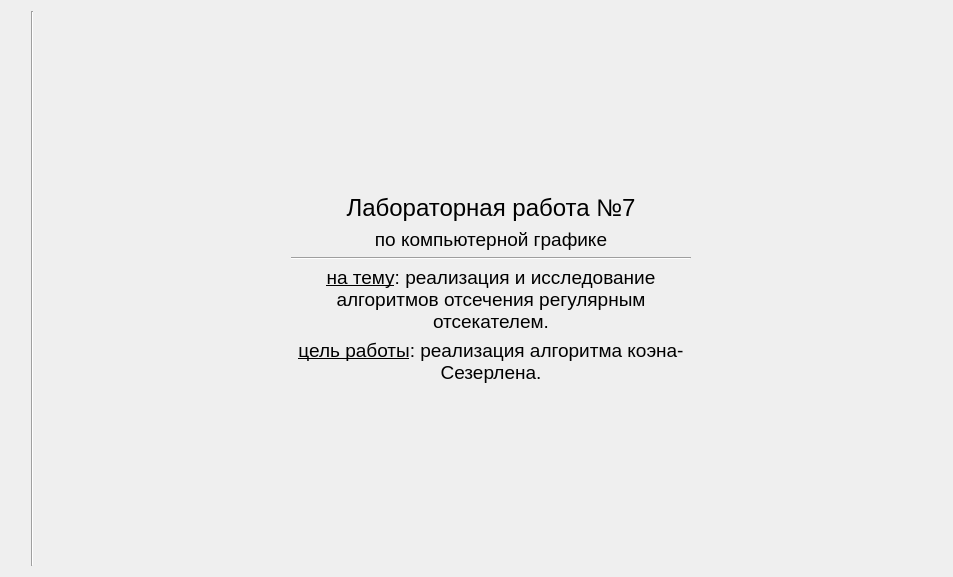
<?xml version="1.0" encoding="UTF-8"?>
<ui version="4.0">
 <class>MainWindowClass</class>
 <widget class="QMainWindow" name="MainWindowClass">
  <property name="geometry">
   <rect>
    <x>0</x>
    <y>0</y>
    <width>953</width>
    <height>577</height>
   </rect>
  </property>
  <property name="windowTitle">
   <string>MainWindow</string>
  </property>
  <widget class="QWidget" name="centralWidget">
   <layout class="QGridLayout" name="gridLayout">
    <item row="0" column="1">
     <widget class="Line" name="line">
      <property name="orientation">
       <enum>Qt::Vertical</enum>
      </property>
     </widget>
    </item>
    <item row="0" column="0">
     <layout class="QVBoxLayout" name="buttonsList">
      <item>
       <spacer name="spacer">
        <property name="orientation">
         <enum>Qt::Vertical</enum>
        </property>
        <property name="sizeHint" stdset="0">
         <size>
          <width>20</width>
          <height>40</height>
         </size>
        </property>
       </spacer>
      </item>
     </layout>
    </item>
    <item row="0" column="2">
     <widget class="QStackedWidget" name="stackedWidget">
      <property name="currentIndex">
       <number>0</number>
      </property>
      <widget class="QWidget" name="homePage">
       <layout class="QGridLayout" name="gridLayout_2">
        <item row="1" column="2">
         <spacer name="horizontalSpacer_2">
          <property name="orientation">
           <enum>Qt::Horizontal</enum>
          </property>
          <property name="sizeHint" stdset="0">
           <size>
            <width>40</width>
            <height>20</height>
           </size>
          </property>
         </spacer>
        </item>
        <item row="0" column="1">
         <spacer name="verticalSpacer_2">
          <property name="orientation">
           <enum>Qt::Vertical</enum>
          </property>
          <property name="sizeHint" stdset="0">
           <size>
            <width>20</width>
            <height>40</height>
           </size>
          </property>
         </spacer>
        </item>
        <item row="1" column="0">
         <spacer name="horizontalSpacer">
          <property name="orientation">
           <enum>Qt::Horizontal</enum>
          </property>
          <property name="sizeHint" stdset="0">
           <size>
            <width>40</width>
            <height>20</height>
           </size>
          </property>
         </spacer>
        </item>
        <item row="2" column="1">
         <spacer name="verticalSpacer_3">
          <property name="orientation">
           <enum>Qt::Vertical</enum>
          </property>
          <property name="sizeHint" stdset="0">
           <size>
            <width>20</width>
            <height>40</height>
           </size>
          </property>
         </spacer>
        </item>
        <item row="1" column="1">
         <layout class="QVBoxLayout" name="verticalLayout_2">
          <item>
           <widget class="QLabel" name="label_3">
            <property name="font">
             <font>
              <pointsize>18</pointsize>
             </font>
            </property>
            <property name="text">
             <string>Лабораторная работа №7</string>
            </property>
            <property name="alignment">
             <set>Qt::AlignCenter</set>
            </property>
           </widget>
          </item>
          <item>
           <widget class="QLabel" name="label_4">
            <property name="font">
             <font>
              <pointsize>14</pointsize>
              <weight>50</weight>
              <bold>false</bold>
             </font>
            </property>
            <property name="text">
             <string>по компьютерной графике</string>
            </property>
            <property name="alignment">
             <set>Qt::AlignCenter</set>
            </property>
           </widget>
          </item>
          <item>
           <widget class="Line" name="line2">
            <property name="orientation">
             <enum>Qt::Horizontal</enum>
            </property>
           </widget>
          </item>
          <item>
           <widget class="QLabel" name="label_5">
            <property name="text">
             <string>&lt;html&gt;&lt;head/&gt;&lt;body&gt;&lt;p align=&quot;center&quot;&gt;&lt;span style=&quot; font-size:14pt; text-decoration: underline;&quot;&gt;на тему&lt;/span&gt;&lt;span style=&quot; font-size:14pt;&quot;&gt;: реализация и исследование алгоритмов отсечения регулярным отсекателем.&lt;/span&gt;&lt;/p&gt;&lt;/body&gt;&lt;/html&gt;</string>
            </property>
            <property name="scaledContents">
             <bool>false</bool>
            </property>
            <property name="alignment">
             <set>Qt::AlignCenter</set>
            </property>
            <property name="wordWrap">
             <bool>true</bool>
            </property>
           </widget>
          </item>
          <item>
           <widget class="QLabel" name="label_6">
            <property name="minimumSize">
             <size>
              <width>400</width>
              <height>0</height>
             </size>
            </property>
            <property name="text">
             <string>&lt;html&gt;&lt;head/&gt;&lt;body&gt;&lt;p align=&quot;center&quot;&gt;&lt;span style=&quot; font-size:14pt; text-decoration: underline;&quot;&gt;цель работы&lt;/span&gt;&lt;span style=&quot; font-size:14pt;&quot;&gt;: реализация алгоритма коэна-Сезерлена.&lt;/span&gt;&lt;/p&gt;&lt;/body&gt;&lt;/html&gt;</string>
            </property>
            <property name="scaledContents">
             <bool>false</bool>
            </property>
            <property name="alignment">
             <set>Qt::AlignCenter</set>
            </property>
            <property name="wordWrap">
             <bool>true</bool>
            </property>
           </widget>
          </item>
         </layout>
        </item>
       </layout>
      </widget>
     </widget>
    </item>
   </layout>
  </widget>
 </widget>
 <layoutdefault spacing="6" margin="11"/>
 <resources>
  <include location="mainwindow.qrc"/>
 </resources>
 <connections/>
</ui>
